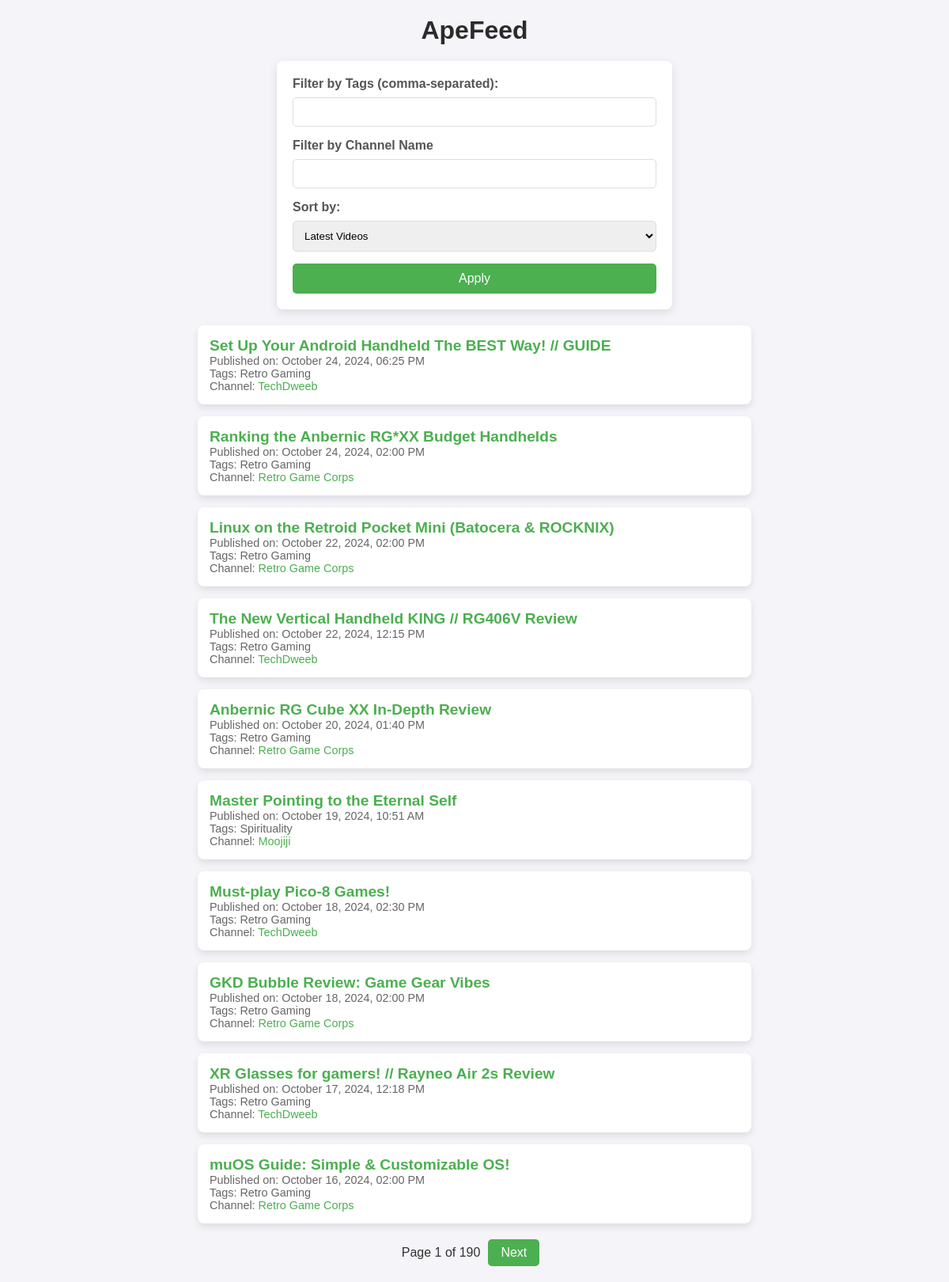
Before: /ape-feed with the older database file.
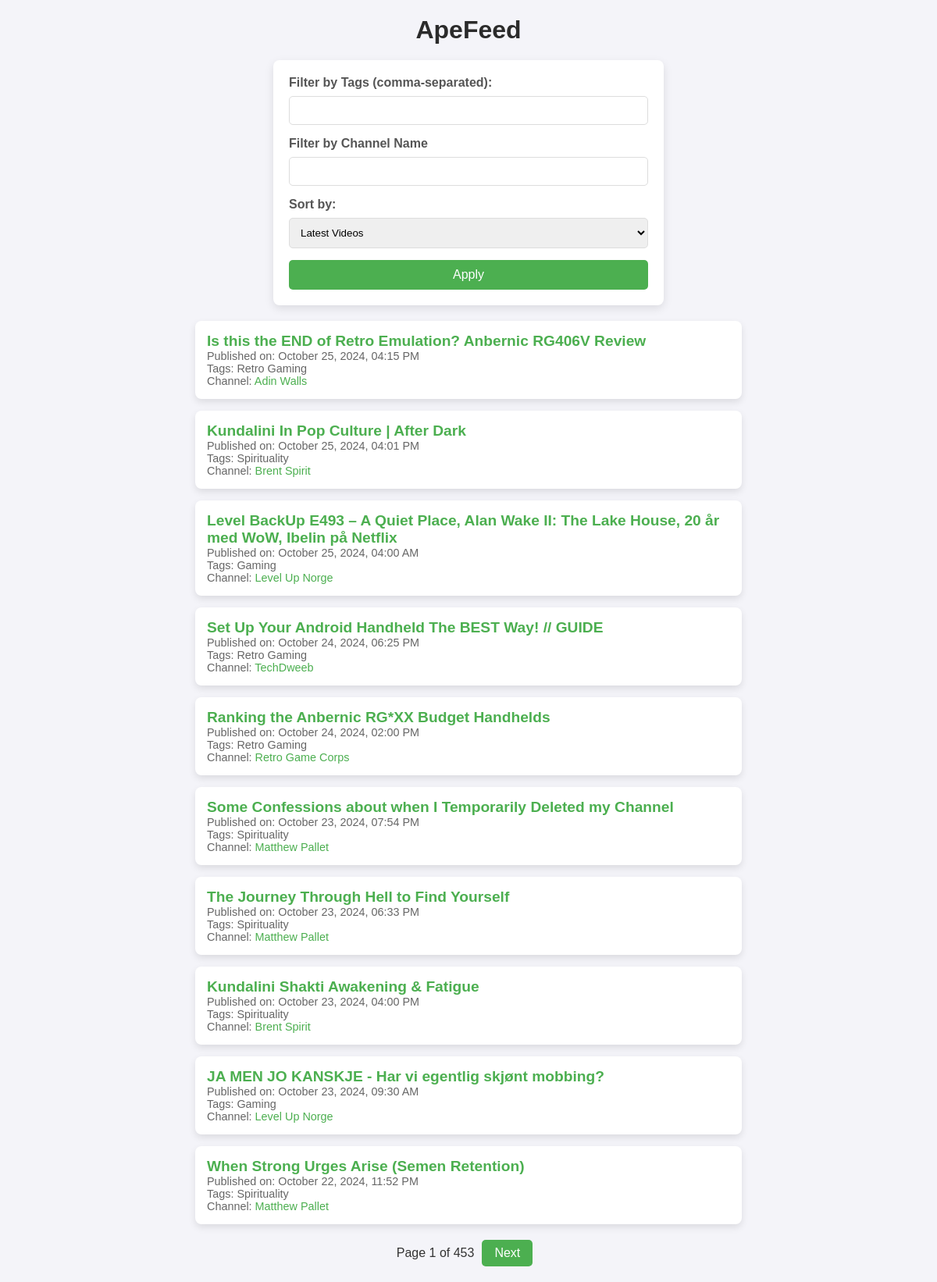
After: the same page with the newer database file.
### tables this page shows
CREATE TABLE videos (
        id INTEGER PRIMARY KEY AUTOINCREMENT,
        title TEXT NOT NULL,
        url TEXT UNIQUE NOT NULL,
        publish_date TEXT NOT NULL,
        tags TEXT NOT NULL,
        date_added TIMESTAMP DEFAULT CURRENT_TIMESTAMP
    , channel_name text, channel_url text);

### app.py (the view, shortened to what this page needs)
@app.route('/ape-feed', methods=['GET'])
def ape_feed():
    conn = get_db_connection()
    cursor = conn.cursor()
    page = int(request.args.get('page', 1))
    items_per_page = 10
    offset = (page - 1) * items_per_page
    tags_filter = request.args.getlist('tags')
    channel_filter = request.args.getlist('channel_filter')
    print(channel_filter)
    sort_order = request.args.get('sort') or 'publish_date DESC'
    if tags_filter and tags_filter[0] != '':
        print('tags_filter')
        tags_placeholder = ','.join(['?'] * len(tags_filter))
        query = f'''
            SELECT * FROM videos
            WHERE tags LIKE "%" || ? || "%"
            ORDER BY {sort_order}
            LIMIT ? OFFSET ?
        '''
        videos = cursor.execute(query, tags_filter + [items_per_page, offset]).fetchall()
        total_items_query = f'''
            SELECT * FROM videos
            WHERE tags LIKE "%"
        '''
        total_items_query = cursor.execute(f'SELECT COUNT(*) FROM videos where tags like "%{tags_filter[0]}%"').fetchone()
    else:
        query = f'SELECT * FROM videos ORDER BY {sort_order} LIMIT ? OFFSET ?'
        videos = cursor.execute(query, (items_per_page, offset)).fetchall()
        total_items_query = cursor.execute('SELECT COUNT(*) FROM videos').fetchone()
    total_items = total_items_query[0] if total_items_query else 0
    total_pages = (total_items + items_per_page - 1) // items_per_page  # Round up
    conn.close()
    return render_template('ape_feed.html', videos=videos, page=page, total_pages=total_pages, random_sort=False, sort_order=sort_order)

### app.py (called while the page is built)
def get_db_connection():
    conn = sqlite3.connect(DATABASE)
    conn.row_factory = sqlite3.Row
    return conn

@app.template_filter('format_datetime')
def format_datetime(value, format="%B %d, %Y, %I:%M %p", target_timezone="UTC"):
    try:
        dt = datetime.strptime(value, "%Y-%m-%d %H:%M:%S%z")
        target_tz = pytz.timezone(target_timezone)
        dt = dt.astimezone(target_tz)
        return dt.strftime(format)
    except ValueError:
        return value  # Return as-is if there's an error

### templates/ape_feed.html (shortened to what this page needs)
<!doctype html>
<html lang="en">
<head>
    <link rel="stylesheet" href="{{ url_for('static', filename='style.css') }}">
</head>
<body>
    <h1>ApeFeed</h1>
    <form method="get" action="{{ url_for('ape_feed') }}">
        <label for="tags">Filter by Tags (comma-separated):</label>
        <input type="text" id="tags" name="tags">
        <label for="channel_filter">Filter by Channel Name</label>
        <input type="text" id="channel_filter" name="channel_filter">
        <label for="sort">Sort by:</label>
        <select id="sort" name="sort">
            <option value="publish_date desc" {% if sort_order == 'publish_date desc' %}selected{% endif %}>Latest Videos</option>
        </select>
        <button type="submit">Apply</button>
    </form>
    <div id="feed">
        {% for video in videos %}
        <div class="feed-item">
            <h2 id="title-{{ video['id'] }}">
                <a href="javascript:void(0);" onclick="toggleEmbed('{{ video['id'] }}', '{{ video['url'] }}')">
                    {{ video['title'] }}
                </a>
            </h2>
            <p>Published on: {{ video['publish_date'] | format_datetime }} </p>
            <p>Tags: {{ video['tags'] }}</p>
            <p>Channel: <a href="{{ video['channel_url'] }}">{{ video['channel_name'] }}</a></p>
        </div>
        {% endfor %}
    </div>
    {% if random_sort %}
        <div class="shuffle-button">
            <form method="get" action="{{ url_for('ape_feed') }}">
                <input type="hidden" name="sort" value="RANDOM()">
                <button type="submit">Shuffle</button>
            </form>
        </div>
    {% else %}
        <div class="pagination">
            <span>Page {{ page }} of {{ total_pages }}</span>
            {% if page < total_pages %}
                <a href="{{ url_for('ape_feed', page=page + 1, tags=request.args.getlist('tags'), sort=request.args.get('sort')) }}" class="pagination-link">Next</a>
            {% endif %}
        </div>
    {% endif %}
</body>
</html>

Changed rows visible on the page:
no longer on this page (row unchanged): videos: title "Linux on the Retroid Pocket Mini (Batocera & ROCKNIX)", publish_date "October 22, 2024, 02:00 PM", tags "Retro Gaming", channel_name "Retro Game Corps"
no longer on this page (row unchanged): videos: title "The New Vertical Handheld KING // RG406V Review", publish_date "October 22, 2024, 12:15 PM", tags "Retro Gaming", channel_name "TechDweeb"
no longer on this page (row unchanged): videos: title "Anbernic RG Cube XX In-Depth Review", publish_date "October 20, 2024, 01:40 PM", tags "Retro Gaming", channel_name "Retro Game Corps"
no longer on this page (row unchanged): videos: title "Master Pointing to the Eternal Self", publish_date "October 19, 2024, 10:51 AM", tags "Spirituality", channel_name "Moojiji"
no longer on this page (row unchanged): videos: title "Must-play Pico-8 Games!", publish_date "October 18, 2024, 02:30 PM", tags "Retro Gaming", channel_name "TechDweeb"
no longer on this page (row unchanged): videos: title "GKD Bubble Review: Game Gear Vibes", publish_date "October 18, 2024, 02:00 PM", tags "Retro Gaming", channel_name "Retro Game Corps"
no longer on this page (row unchanged): videos: title "XR Glasses for gamers! // Rayneo Air 2s Review", publish_date "October 17, 2024, 12:18 PM", tags "Retro Gaming", channel_name "TechDweeb"
no longer on this page (row unchanged): videos: title "muOS Guide: Simple & Customizable OS!", publish_date "October 16, 2024, 02:00 PM", tags "Retro Gaming", channel_name "Retro Game Corps"
added videos: title "Is this the END of Retro Emulation? Anbernic RG406V Review", publish_date "October 25, 2024, 04:15 PM", tags "Retro Gaming", channel_name "Adin Walls"
added videos: title "Kundalini In Pop Culture | After Dark", publish_date "October 25, 2024, 04:01 PM", tags "Spirituality", channel_name "Brent Spirit"
added videos: title "Level BackUp E493 – A Quiet Place, Alan Wake II: The Lake House, 20 år med WoW, Ibelin på Netflix", publish_date "October 25, 2024, 04:00 AM", tags "Gaming", channel_name "Level Up Norge"
added videos: title "Some Confessions about when I Temporarily Deleted my Channel", publish_date "October 23, 2024, 07:54 PM", tags "Spirituality", channel_name "Matthew Pallet"
added videos: title "The Journey Through Hell to Find Yourself", publish_date "October 23, 2024, 06:33 PM", tags "Spirituality", channel_name "Matthew Pallet"
added videos: title "Kundalini Shakti Awakening & Fatigue", publish_date "October 23, 2024, 04:00 PM", tags "Spirituality", channel_name "Brent Spirit"
added videos: title "JA MEN JO KANSKJE - Har vi egentlig skjønt mobbing?", publish_date "October 23, 2024, 09:30 AM", tags "Gaming", channel_name "Level Up Norge"
added videos: title "When Strong Urges Arise (Semen Retention)", publish_date "October 22, 2024, 11:52 PM", tags "Spirituality", channel_name "Matthew Pallet"
Other visible differences:
{{ total_pages }}: "190" → "453"
